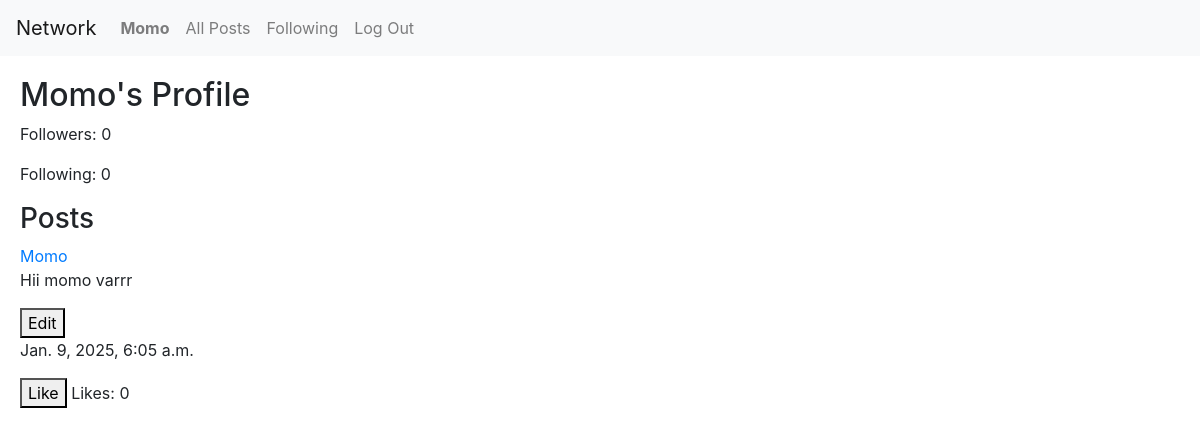
/profile/Momo (signed in), run on an earlier commit of the app's database.
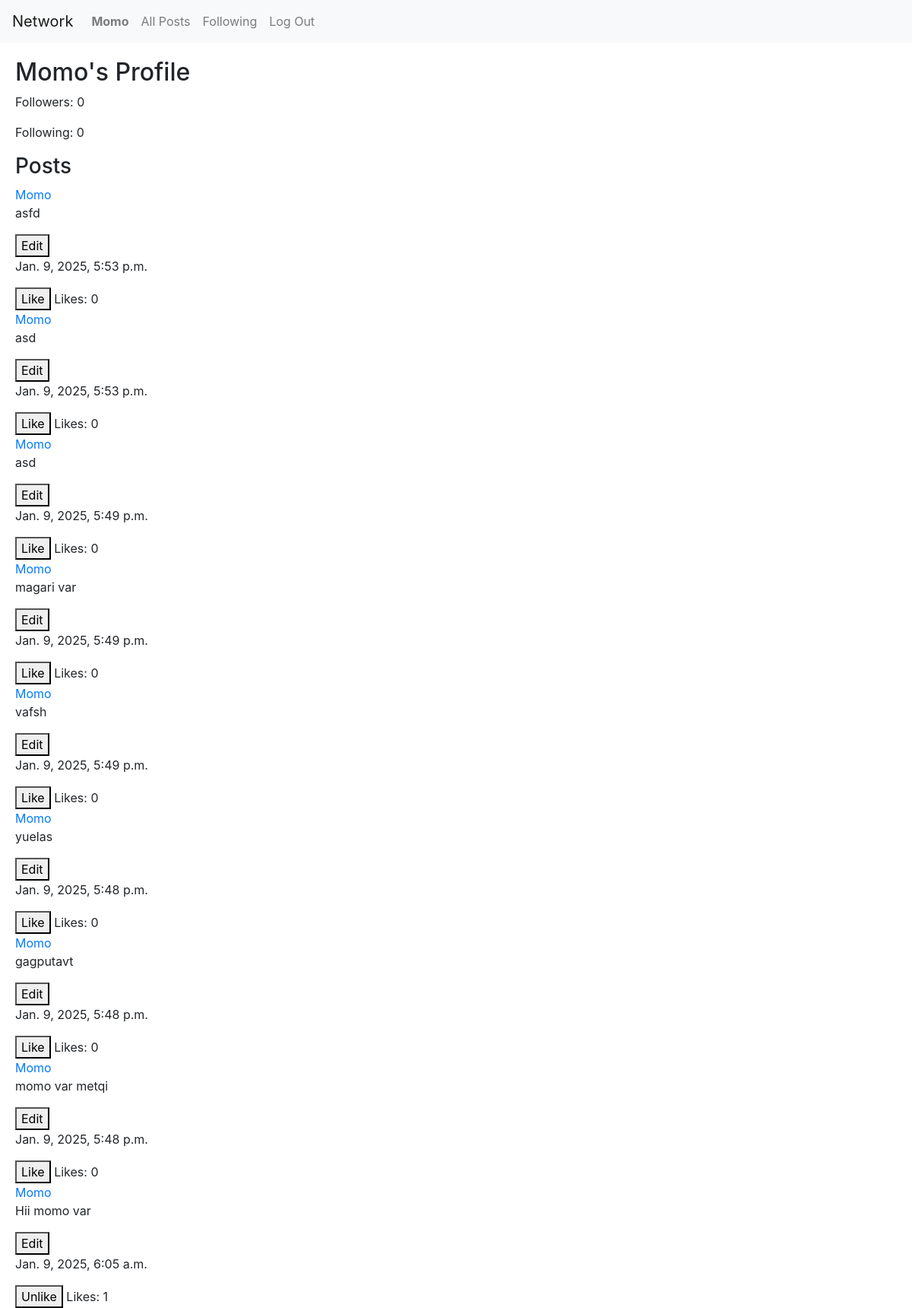
And on a later commit of the database.
### network/models.py (models this page shows, shortened)
class User(AbstractUser):
    name = models.CharField(max_length=64, blank=True)
    following = models.ManyToManyField('self', symmetrical=False, related_name='followers')

class Post(models.Model):
    user = models.ForeignKey(User, on_delete=models.CASCADE, related_name='posts')  #link post to the user
    body = models.TextField()
    timestamp = models.DateTimeField(auto_now_add=True) #automatically sets the time
    likes = models.ManyToManyField(User, related_name="liked_posts", blank=True)

### network/views.py (the view)
# urls.py: path("profile/<str:username>", views.profile_view, name="profile"),
@login_required(login_url="/login", redirect_field_name=None)
def profile_view(request, username):
    user_profile = User.objects.get(username = username)
    posts = user_profile.posts.all().order_by('-timestamp')
    is_following = request.user.following.filter(username=username).exists()
    return render(request, "network/profile.html", {
         "profile": user_profile,
        "posts": posts,
        "followers_count": user_profile.followers.count(),
        "following_count": user_profile.following.count(),
        "is_following": is_following,
        "is_self": request.user == user_profile
    })

### network/templates/network/profile.html (shortened to what this page needs)
{% extends "network/layout.html" %} {% block body %}
<div class="profile-container">
	<h2>{{ profile.username }}'s Profile</h2>
	<div class="stats">
		<p>Followers: {{ followers_count }}</p>
		<p>Following: {{ following_count }}</p>
	</div>
	<h3>Posts</h3>
	<div class="posts-container">
		{% for post in posts %}
		<div class="post" id="post-{{ post.id }}">
			<a href="{% url 'profile' post.user.username %}"
				>{{ post.user.username }}</a
			>
			<div class="post-content" id="content-{{ post.id }}">
				<p class="post-body" id="post-body-{{ post.id }}">{{post.body}}</p>
				{% if user == post.user %}
				<button class="edit-btn" data-post-id="{{ post.id }}">Edit</button>
				{% endif %}
			</div>
			<p>{{post.timestamp}}</p>
			{% if user.is_authenticated %}
			<button class="like-btn" data-post-id="{{ post.id }}">
				{% if user in post.likes.all %} Unlike {% else %} Like {% endif %}
			</button>
			{% endif %}
			<span id="likes-{{ post.id }}" class="likes-count"
				>Likes: {{ post.likes.count }}</span
			>
		</div>
		{% empty %}
		<p>No posts yet.</p>
		{% endfor %}
	</div>
</div>
{% endblock %}

### network/templates/network/layout.html (shortened to what this page needs)
{% load static %}
<!DOCTYPE html>
<html lang="en">
	<head>
		<link
			rel="stylesheet"
			href="https://stackpath.bootstrapcdn.com/bootstrap/4.4.1/css/bootstrap.min.css"
		/>
		<link href="{% static 'network/styles.css' %}" rel="stylesheet" />
	</head>
	<body>
		<nav class="navbar navbar-expand-lg navbar-light bg-light">
			<a class="navbar-brand" href="#">Network</a>
			<div class="layout-div">
				<ul class="navbar-nav mr-auto">
					{% if user.is_authenticated %}
					<li class="nav-item">
						<a class="nav-link" href="#"
							><strong>{{ user.username }}</strong></a
						>
					</li>
					{% endif %}
					<li class="nav-item">
						<a class="nav-link" href="{% url 'index' %}">All Posts</a>
					</li>
					{% if user.is_authenticated %}
					<li class="nav-item">
						<a class="nav-link" href="{% url 'following' %}">Following</a>
					</li>
					<li class="nav-item">
						<a class="nav-link" href="{% url 'logout' %}">Log Out</a>
					</li>
					{% endif %}
				</ul>
			</div>
		</nav>
		<div class="body">{% block body %} {% endblock %}</div>
	</body>
</html>

### network/static/network/styles.css (style rules this page uses)
.profile-container { padding-left: 20px; padding-top: 20px; }

What changed in the data, as far as the page shows it:
added Post: user.username "Momo", body "asfd", timestamp "Jan. 9, 2025, 5:53 p.m.", shows "Like", likes.count "0"
added Post: user.username "Momo", body "asd", timestamp "Jan. 9, 2025, 5:53 p.m.", shows "Like", likes.count "0"
added Post: user.username "Momo", body "asd", timestamp "Jan. 9, 2025, 5:49 p.m.", shows "Like", likes.count "0"
added Post: user.username "Momo", body "magari var", timestamp "Jan. 9, 2025, 5:49 p.m.", shows "Like", likes.count "0"
added Post: user.username "Momo", body "vafsh", timestamp "Jan. 9, 2025, 5:49 p.m.", shows "Like", likes.count "0"
added Post: user.username "Momo", body "yuelas", timestamp "Jan. 9, 2025, 5:48 p.m.", shows "Like", likes.count "0"
added Post: user.username "Momo", body "gagputavt", timestamp "Jan. 9, 2025, 5:48 p.m.", shows "Like", likes.count "0"
added Post: user.username "Momo", body "momo var metqi", timestamp "Jan. 9, 2025, 5:48 p.m.", shows "Like", likes.count "0"
changed Post: body "Hii momo varrr" → "Hii momo var"; likes.count "0" → "1"; text "Like" → "Unlike"
